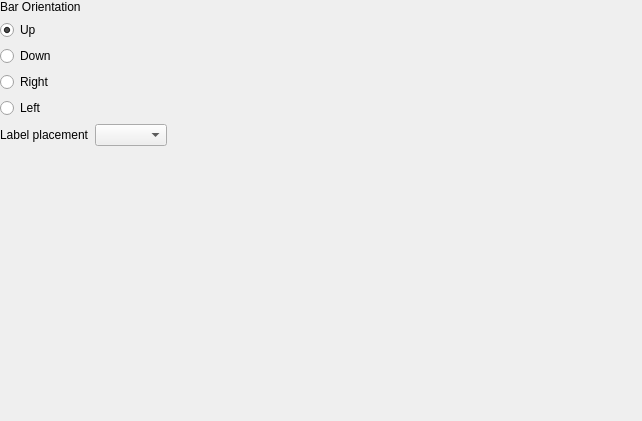
                <widget class="QWidget" name="scrollAreaWidgetContents_8">
                 <property name="geometry">
                  <rect>
                   <x>0</x>
                   <y>0</y>
                   <width>642</width>
                   <height>421</height>
                  </rect>
                 </property>
                 <layout class="QVBoxLayout" name="verticalLayout_3">
                  <property name="leftMargin">
                   <number>0</number>
                  </property>
                  <property name="topMargin">
                   <number>0</number>
                  </property>
                  <property name="rightMargin">
                   <number>0</number>
                  </property>
                  <property name="bottomMargin">
                   <number>0</number>
                  </property>
                  <item>
                   <widget class="QFrame" name="mBarOptionsFrame">
                    <property name="frameShape">
                     <enum>QFrame::NoFrame</enum>
                    </property>
                    <property name="frameShadow">
                     <enum>QFrame::Plain</enum>
                    </property>
                    <layout class="QVBoxLayout" name="verticalLayout_4">
                     <property name="leftMargin">
                      <number>0</number>
                     </property>
                     <property name="topMargin">
                      <number>0</number>
                     </property>
                     <property name="rightMargin">
                      <number>0</number>
                     </property>
                     <property name="bottomMargin">
                      <number>0</number>
                     </property>
                     <item>
                      <widget class="QLabel" name="label_5">
                       <property name="text">
                        <string>Bar Orientation</string>
                       </property>
                      </widget>
                     </item>
                     <item>
                      <widget class="QRadioButton" name="mOrientationUpButton">
                       <property name="text">
                        <string>Up</string>
                       </property>
                       <property name="checked">
                        <bool>true</bool>
                       </property>
                       <attribute name="buttonGroup">
                        <string notr="true">mOrientationButtonGroup</string>
                       </attribute>
                      </widget>
                     </item>
                     <item>
                      <widget class="QRadioButton" name="mOrientationDownButton">
                       <property name="text">
                        <string>Down</string>
                       </property>
                       <attribute name="buttonGroup">
                        <string notr="true">mOrientationButtonGroup</string>
                       </attribute>
                      </widget>
                     </item>
                     <item>
                      <widget class="QRadioButton" name="mOrientationRightButton">
                       <property name="text">
                        <string>Right</string>
                       </property>
                       <attribute name="buttonGroup">
                        <string notr="true">mOrientationButtonGroup</string>
                       </attribute>
                      </widget>
                     </item>
                     <item>
                      <widget class="QRadioButton" name="mOrientationLeftButton">
                       <property name="text">
                        <string>Left</string>
                       </property>
                       <attribute name="buttonGroup">
                        <string notr="true">mOrientationButtonGroup</string>
                       </attribute>
                      </widget>
                     </item>
                    </layout>
                   </widget>
                  </item>
                  <item>
                   <widget class="QFrame" name="mTextOptionsFrame">
                    <property name="frameShape">
                     <enum>QFrame::NoFrame</enum>
                    </property>
                    <property name="frameShadow">
                     <enum>QFrame::Plain</enum>
                    </property>
                    <layout class="QGridLayout" name="gridLayout_21">
                     <property name="leftMargin">
                      <number>0</number>
                     </property>
                     <property name="topMargin">
                      <number>0</number>
                     </property>
                     <property name="rightMargin">
                      <number>0</number>
                     </property>
                     <property name="bottomMargin">
                      <number>0</number>
                     </property>
                     <item row="0" column="0">
                      <widget class="QLabel" name="mLabelPlacementLabel">
                       <property name="visible">
                        <bool>false</bool>
                       </property>
                       <property name="toolTip">
                        <UInt>0</UInt>
                       </property>
                       <property name="text">
                        <string>Label placement</string>
                       </property>
                      </widget>
                     </item>
                     <item row="0" column="1">
                      <widget class="QComboBox" name="mLabelPlacementComboBox">
                       <property name="sizePolicy">
                        <sizepolicy hsizetype="Preferred" vsizetype="Fixed">
                         <horstretch>0</horstretch>
                         <verstretch>0</verstretch>
                        </sizepolicy>
                       </property>
                       <property name="minimumSize">
                        <size>
                         <width>20</width>
                         <height>0</height>
                        </size>
                       </property>
                       <property name="maximumSize">
                        <size>
                         <width>200</width>
                         <height>16777215</height>
                        </size>
                       </property>
                       <property name="visible">
                        <bool>false</bool>
                       </property>
                      </widget>
                     </item>
                     <item row="0" column="2">
                      <spacer name="horizontalSpacer_5">
                       <property name="orientation">
                        <enum>Qt::Horizontal</enum>
                       </property>
                       <property name="sizeHint" stdset="0">
                        <size>
                         <width>40</width>
                         <height>20</height>
                        </size>
                       </property>
                      </spacer>
                     </item>
                    </layout>
                   </widget>
                  </item>
                  <item>
                   <spacer name="verticalSpacer_6">
                    <property name="orientation">
                     <enum>Qt::Vertical</enum>
                    </property>
                    <property name="sizeHint" stdset="0">
                     <size>
                      <width>20</width>
                      <height>40</height>
                     </size>
                    </property>
                   </spacer>
                  </item>
                 </layout>
                </widget>
